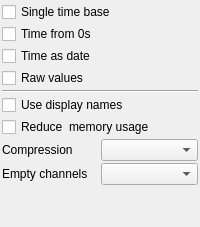
               <widget class="QWidget" name="HDF5_2">
                <layout class="QGridLayout" name="gridLayout_17">
                 <property name="leftMargin">
                  <number>2</number>
                 </property>
                 <property name="topMargin">
                  <number>2</number>
                 </property>
                 <property name="rightMargin">
                  <number>2</number>
                 </property>
                 <property name="bottomMargin">
                  <number>2</number>
                 </property>
                 <property name="spacing">
                  <number>2</number>
                 </property>
                 <item row="8" column="1">
                  <widget class="QComboBox" name="empty_channels"/>
                 </item>
                 <item row="9" column="0">
                  <spacer name="verticalSpacer_12">
                   <property name="orientation">
                    <enum>Qt::Vertical</enum>
                   </property>
                   <property name="sizeHint" stdset="0">
                    <size>
                     <width>20</width>
                     <height>40</height>
                    </size>
                   </property>
                  </spacer>
                 </item>
                 <item row="7" column="0">
                  <widget class="QLabel" name="label_71">
                   <property name="text">
                    <string>Compression</string>
                   </property>
                  </widget>
                 </item>
                 <item row="8" column="0">
                  <widget class="QLabel" name="label_66">
                   <property name="text">
                    <string>Empty channels</string>
                   </property>
                  </widget>
                 </item>
                 <item row="7" column="1">
                  <widget class="QComboBox" name="export_compression"/>
                 </item>
                 <item row="4" column="0" colspan="2">
                  <widget class="Line" name="line_32">
                   <property name="orientation">
                    <enum>Qt::Horizontal</enum>
                   </property>
                  </widget>
                 </item>
                 <item row="3" column="0" colspan="2">
                  <widget class="QCheckBox" name="raw">
                   <property name="text">
                    <string>Raw values</string>
                   </property>
                  </widget>
                 </item>
                 <item row="2" column="0" colspan="2">
                  <widget class="QCheckBox" name="time_as_date">
                   <property name="text">
                    <string>Time as date</string>
                   </property>
                  </widget>
                 </item>
                 <item row="1" column="0" colspan="2">
                  <widget class="QCheckBox" name="time_from_zero">
                   <property name="text">
                    <string>Time from 0s</string>
                   </property>
                  </widget>
                 </item>
                 <item row="0" column="0" colspan="2">
                  <widget class="QCheckBox" name="single_time_base">
                   <property name="text">
                    <string>Single time base</string>
                   </property>
                  </widget>
                 </item>
                 <item row="5" column="0" colspan="2">
                  <widget class="QCheckBox" name="use_display_names">
                   <property name="text">
                    <string>Use display names</string>
                   </property>
                  </widget>
                 </item>
                 <item row="6" column="0" colspan="2">
                  <widget class="QCheckBox" name="reduce_memory_usage">
                   <property name="text">
                    <string>Reduce  memory usage</string>
                   </property>
                  </widget>
                 </item>
                </layout>
               </widget>
